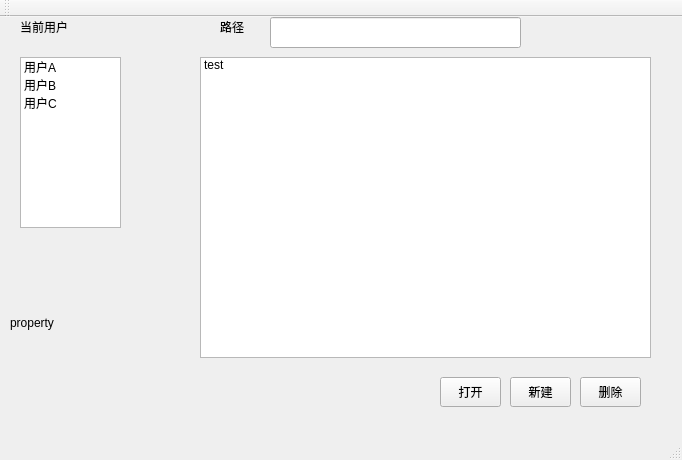
<?xml version="1.0" encoding="UTF-8"?>
<ui version="4.0">
 <class>MainWindow</class>
 <widget class="QMainWindow" name="MainWindow">
  <property name="enabled">
   <bool>true</bool>
  </property>
  <property name="geometry">
   <rect>
    <x>0</x>
    <y>0</y>
    <width>682</width>
    <height>460</height>
   </rect>
  </property>
  <property name="sizePolicy">
   <sizepolicy hsizetype="Preferred" vsizetype="Preferred">
    <horstretch>0</horstretch>
    <verstretch>0</verstretch>
   </sizepolicy>
  </property>
  <property name="windowTitle">
   <string>FileManager</string>
  </property>
  <widget class="QWidget" name="centralWidget">
   <widget class="QLabel" name="label_users">
    <property name="geometry">
     <rect>
      <x>20</x>
      <y>0</y>
      <width>66</width>
      <height>20</height>
     </rect>
    </property>
    <property name="text">
     <string>当前用户</string>
    </property>
   </widget>
   <widget class="QListWidget" name="listWidget_users">
    <property name="geometry">
     <rect>
      <x>20</x>
      <y>40</y>
      <width>101</width>
      <height>171</height>
     </rect>
    </property>
    <item>
     <property name="text">
      <string>用户A</string>
     </property>
    </item>
    <item>
     <property name="text">
      <string>用户B</string>
     </property>
    </item>
    <item>
     <property name="text">
      <string>用户C</string>
     </property>
    </item>
   </widget>
   <widget class="QListWidget" name="listWidget_files">
    <property name="geometry">
     <rect>
      <x>200</x>
      <y>40</y>
      <width>451</width>
      <height>301</height>
     </rect>
    </property>
    <property name="sortingEnabled">
     <bool>true</bool>
    </property>
    <item>
     <property name="text">
      <string>test</string>
     </property>
    </item>
   </widget>
   <widget class="QLabel" name="label_files">
    <property name="geometry">
     <rect>
      <x>220</x>
      <y>0</y>
      <width>41</width>
      <height>20</height>
     </rect>
    </property>
    <property name="text">
     <string>路径</string>
    </property>
   </widget>
   <widget class="QLineEdit" name="lineEdit_path">
    <property name="geometry">
     <rect>
      <x>270</x>
      <y>0</y>
      <width>251</width>
      <height>31</height>
     </rect>
    </property>
   </widget>
   <widget class="QPushButton" name="pushButton_new">
    <property name="geometry">
     <rect>
      <x>510</x>
      <y>360</y>
      <width>61</width>
      <height>30</height>
     </rect>
    </property>
    <property name="text">
     <string>新建</string>
    </property>
   </widget>
   <widget class="QPushButton" name="pushButton_delete">
    <property name="geometry">
     <rect>
      <x>580</x>
      <y>360</y>
      <width>61</width>
      <height>30</height>
     </rect>
    </property>
    <property name="text">
     <string>删除</string>
    </property>
   </widget>
   <widget class="QPushButton" name="pushButton_open">
    <property name="geometry">
     <rect>
      <x>440</x>
      <y>360</y>
      <width>61</width>
      <height>30</height>
     </rect>
    </property>
    <property name="text">
     <string>打开</string>
    </property>
   </widget>
   <widget class="QLabel" name="label_properties">
    <property name="geometry">
     <rect>
      <x>10</x>
      <y>240</y>
      <width>161</width>
      <height>131</height>
     </rect>
    </property>
    <property name="text">
     <string>property</string>
    </property>
   </widget>
  </widget>
  <widget class="QMenuBar" name="menuBar">
   <property name="geometry">
    <rect>
     <x>0</x>
     <y>0</y>
     <width>682</width>
     <height>29</height>
    </rect>
   </property>
  </widget>
  <widget class="QToolBar" name="mainToolBar">
   <attribute name="toolBarArea">
    <enum>TopToolBarArea</enum>
   </attribute>
   <attribute name="toolBarBreak">
    <bool>false</bool>
   </attribute>
  </widget>
  <widget class="QStatusBar" name="statusBar"/>
  <action name="action">
   <property name="text">
    <string>当前用户</string>
   </property>
  </action>
 </widget>
 <layoutdefault spacing="6" margin="11"/>
 <resources/>
 <connections/>
</ui>
